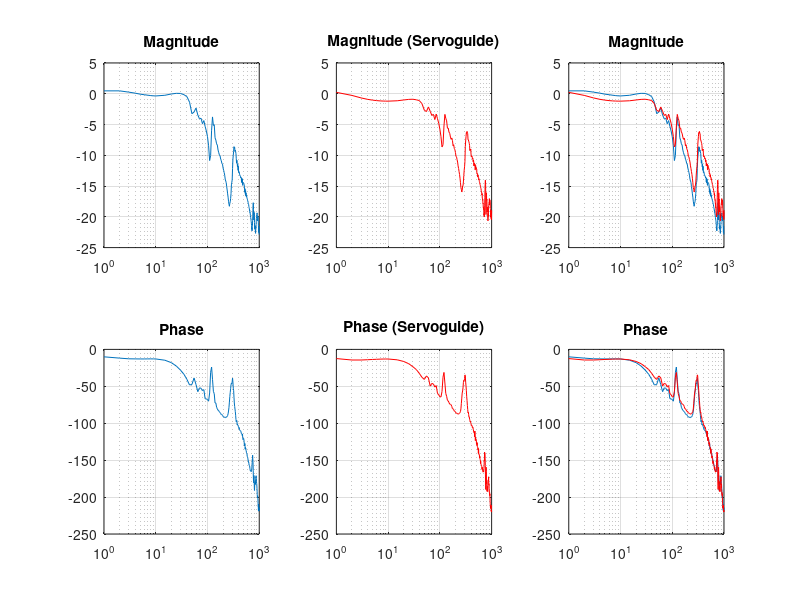

The MATLAB script that drew this image:
clear, close all, clc
pkg load signal

%Reading ServoGuide Files
FrequencyResponseServoguide=csvread('ServoGuideFrequencyResponse1.csv');
%Data from servoguide file_in_loadpath
  SG_PHASE = FrequencyResponseServoguide([5:end],4);
  SG_GAIN = FrequencyResponseServoguide([5:end],3);
  SG_FREQUENCY = FrequencyResponseServoguide([5:end],2);

%Reading Own Software File
TimeResponseOwnsoftware=csvread('SoftwareTimeResponse.csv');   
%Data from own software file
  OS_TCMD=TimeResponseOwnsoftware([2023:47677],1);
  OS_FRTCM=TimeResponseOwnsoftware([2023:47677],2);
  OS_FREQUENCY=TimeResponseOwnsoftware([2023:47677],3);
  OS_TIME=0:0.25:(length(OS_FREQUENCY)-1)*0.25;

% Extracting frequencies range
j=1;
for i=1:length(OS_FREQUENCY)-1
  if OS_FREQUENCY(i) != OS_FREQUENCY(i+1) || i == length(OS_FREQUENCY)-1
    FREQUENCIES(j)=OS_FREQUENCY(i);
    j=j+1;
  end
end

% Define variables
Fsam = 1000/0.25; #4000 Hz
Fnyq = Fsam/2;

% Plotting input and output
if false
  figure
  subplot(3,3,1)
  plot(OS_TIME, OS_FRTCM, 'b')
  title('Input Signal (FRTCM)')
  subplot(3,3,2)
  plot(OS_TIME, OS_TCMD, 'k')
  title('Output Signal (TCMD)')
  grid
  subplot(3,3,3)
  plot(t, output,'r')
  title('Filtered ouput (TCMD)')
  grid
end 

% Extracting maximum values
j=1;
aux_OS_TCMD = [0];
aux_OS_FRTCM = [0];
MAXS = [];
for i=1:length(OS_FREQUENCY)
  if OS_FREQUENCY(i) == FREQUENCIES(j)
    aux_OS_TCMD = [aux_OS_TCMD; OS_TCMD(i)];
    aux_OS_FRTCM = [aux_OS_FRTCM; OS_FRTCM(i)];
  else
    n = length(aux_OS_FRTCM);
    
    uT = fft(aux_OS_FRTCM);
    u = 2/n*uT(1:n/2);
    max_OS_FRTCM = max(u);

    uT = fft(aux_OS_TCMD);
    u = 2/n*uT(1:n/2);
    max_OS_TCMD = max(u);

% Plotting frequency spectrum per each batch
%    f = Fsam * (1:(n/2)+1)/n;    
%    if mod(FREQUENCIES(j),100) == 0
%      figure
%      semilogx(f,u)
%      grid
%    end

    MAXS = [MAXS;FREQUENCIES(j), max_OS_FRTCM, max_OS_TCMD];
    aux_OS_TCMD = [];
    aux_OS_FRTCM = [];
    aux_OS_TCMD = [aux_OS_TCMD; OS_TCMD(i)];
    aux_OS_FRTCM = [aux_OS_FRTCM; OS_FRTCM(i)];
    j=j+1;
  end
end

MAXS = [MAXS;FREQUENCIES(j), max_OS_FRTCM, max_OS_TCMD];

% Preparing Bode Diagram
H = MAXS(:,3)./MAXS(:,2);
f = MAXS(:,1);
MagData = 20*log10(abs(H));

x = real(H);
y = imag(H);

for i = 1:length(x)
  if x(1)>0
    v(i)=atan(y(i)/x(i));
  end
  
  if y(i)>=0 && x(i)<0
    v(i)=pi+atan(y(i)/x(i));
  end
  
  if y(i)<0 && x(i)<0
    v(i)=-pi+atan(y(i)/x(i));
  end
  
  if y(i)>0 && x(i)==0
    v(i)=pi/2;
  end
  
  if y(i)<0 && x(i)==0
    v(i)=-pi/2;
  end
  
  if y(i)==0 && x(i)==0
    v(i) = 0;
  end
  
  if v(i)<0
    v(i)=v(i)+2*pi;
  end
end

PhaseData = -(2*pi-v)*180/pi;

% Extract frequencies to be filtered
j=1;
for i=1:208
  if f(i)>=350
    auxf(j)=f(i);
    auxPD(j)=PhaseData(i);
    if j==1
      index = i;
    end
    j=j+1;
  end
end

%Kalman Filter
Xest=[PhaseData(index-1)];
Pest=[1];
Z=auxPD;
R = 1;
Q = 0.1;

for i = 1:length(auxPD)
  % Prediction
  Xestm(i) = Xest(i);
  Pestm(i) = Pest(i)+Q;
  % Correction
  K(i) = Pestm(i)/(Pestm(i) + R);
  Xest(i+1)=Xestm(i) + K(i)*(Z(i)-Xestm(i));
  Pest(i+1)=(1-K(i))*Pestm(i);
end

PhaseDataKalman = PhaseData;
PhaseDataKalman(index:length(PhaseDataKalman)) = Xest(2:end);

figure
subplot(2,3,1)
semilogx(f,MagData)
title('Magnitude')
grid
subplot(2,3,4)
semilogx(f,PhaseData)
title('Phase')
grid

%Plotting results from servoguide
subplot(2,3,2)
semilogx(SG_FREQUENCY,SG_GAIN,'r')
title('Magnitude (Servoguide)')
grid
subplot(2,3,5)
semilogx(SG_FREQUENCY,SG_PHASE,'r')
title('Phase (Servoguide)')
grid

subplot(2,3,3)
semilogx(f,MagData)
title('Magnitude')
hold on 
semilogx(SG_FREQUENCY,SG_GAIN,'r')
grid
subplot(2,3,6)
semilogx(f,PhaseData)
title('Phase')
hold on
semilogx(SG_FREQUENCY,SG_PHASE,'r')
grid